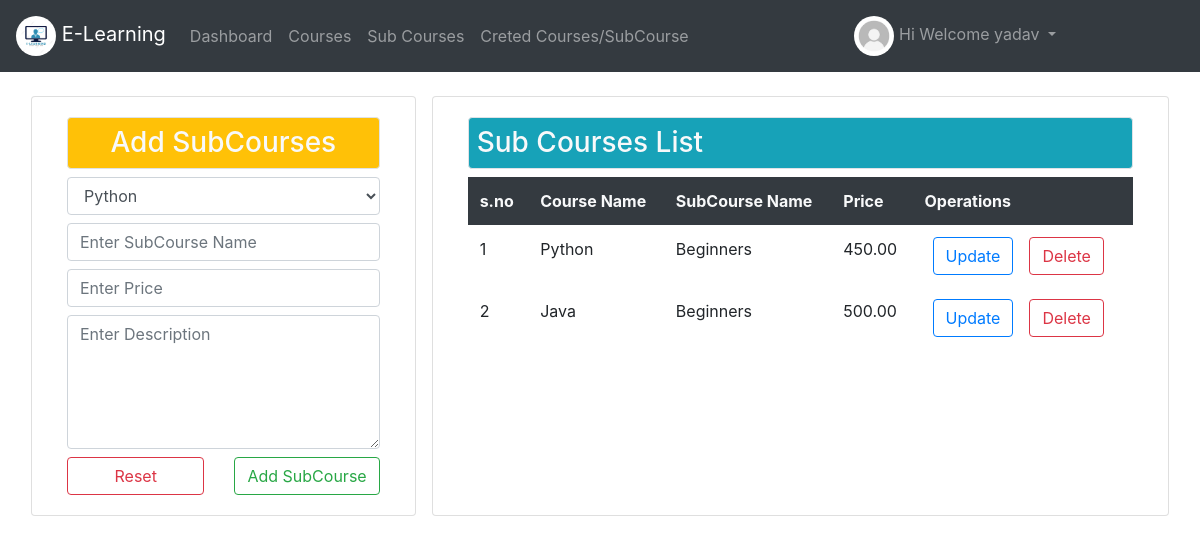
The page /suball/ (signed in) on the database its author committed.
### EApp/models.py (models this page shows)
class User(AbstractUser):
	mobile = models.CharField(max_length=10)
	pcimg = models.ImageField(upload_to="Profiles/",default="profile.jpeg")

class Courses(models.Model):
	coname = models.CharField(max_length=120)
	cimage = models.ImageField(upload_to="Courses/",default="courses.jpeg")
	usid = models.ForeignKey(User,on_delete=models.CASCADE)
	def __str__(self):
		return self.coname

class SubCourses(models.Model):
	sbconame = models.CharField(max_length=120)
	price = models.DecimalField(max_digits=8,decimal_places=2)
	desc = models.CharField(max_length=250)
	crid = models.ForeignKey(Courses,on_delete=models.CASCADE)

### EApp/views.py (the view)
# urls.py: path('suball/',views.suballcourse,name="sbal"),
@login_required
def suballcourse(request):
	se = list(Courses.objects.filter(usid_id = request.user.id))
	dr,h = {},0
	c = SubCourses.objects.all()
	for j in c:
		for i in se:
			if j.crid_id == i.id:
				dr[h] = i.coname,j.sbconame,j.price,j.desc,j.id
				h+=1
	if request.method == "POST":
		k = SubCourseForm(request.POST)
		if k.is_valid():
			t = k.save(commit=False)
			t.save()
			return redirect('/suball')
	k = SubCourseForm()
	return render(request,'html/suballcr.html',{'s':k,'z':dr.values(),'df':se})

### EApp/forms.py
class SubCourseForm(forms.ModelForm):
	class Meta:
		model = SubCourses
		fields = ["crid","sbconame","price","desc"]
		widgets = {
		"crid":forms.Select(attrs={
			"class":"form-control",
			}),
		"sbconame":forms.TextInput(attrs={
			"class":"form-control my-2",
			"placeholder":"Enter SubCourse Name",
			}),
		"price":forms.NumberInput(attrs={
			"class":"form-control my-2",
			"placeholder":"Enter Price",
			}),
		"desc":forms.Textarea(attrs={
			"class":"form-control my-2",
			"rows":5,
			"placeholder":"Enter Description"
			}),
		}

### EApp/templates/html/suballcr.html (shortened to what this page needs)
{% extends 'html/base.html' %}
{% block content %}
<div class="container-fluid mt-4">
	<div class="row mx-2">
		<div class="card col col-md-4 mx-2">
			<div class="card-body">
				<h3 class="bg-warning text-light text-center p-2 border rounded">Add SubCourses</h3>
				<form method="post">
					{% for j in s %}
					{% if forloop.counter == 1 %}
					<select name="crid" class="form-control my-2">
						{% for i in df %}
							<option value="{{i.id}}">{{i}}</option>
						{% endfor %}
					</select>
					{% elif forloop.counter >= 2 %}
						<div>{{j}}</div>
					{% endif %}
					{% endfor %}
					<div class="row">
						<div class="col">
							<input type="reset" name="Reset" class="btn btn-outline-danger form-control">
						</div>
						<div class="col">
							<input type="submit" value="Add SubCourse" class="btn btn-outline-success form-control">
						</div>
					</div>
				</form>
			</div>
		</div>
		<div class="card col col-md mx-2">
			<div class="card-body">
				<h3 class="bg-info text-light p-2 border rounded">Sub Courses List</h3>
				<table class="table table-borderless">
					<tr class="bg-dark text-light">
						<th>s.no</th>
						<th>Course Name</th>
						<th>SubCourse Name</th>
						<th>Price</th>
						<th>Operations</th>
					</tr>
					{% for j in z %}
					<tr>
						<td>{{forloop.counter}}</td>
						<td>{{j.0}}</td>
						<td>{{j.1}}</td>
						<td>{{j.2}}</td>
						<td>
							<a href="{% url 'sbup' j.4 %}" class="btn btn-outline-primary mx-2">Update</a><a href="{% url 'sbdl' j.4 %}" class="btn btn-outline-danger mx-2">Delete</a>
						</td>
					</tr>
					{% endfor %}
				</table>
			</div>
		</div>
	</div>
</div>
{% endblock %}

### EApp/templates/html/navbar.html (shortened to what this page needs)
{% load static %}
<nav class="navbar navbar-expand-md bg-dark navbar-dark">
  <a class="navbar-brand" href="{% url 'hm' %}">
    <img src="{% static 'images/logo.png' %}" class="rounded-circle" alt="Logo" style="width:40px;"> E-Learning
  </a>
  <div class="collapse navbar-collapse" id="collapsibleNavbar">
    <ul class="navbar-nav">
      {% if not user.is_authenticated %}
      <li class="nav-item">
        <a class="nav-link" href="{% url 'hm' %}">Home</a>
      </li>
      <li class="nav-item">
        <a class="nav-link" href="{% url 'abt' %}">About</a>
      </li>
      <li class="nav-item">
        <a class="nav-link" href="{% url 'cnt' %}">Contact</a>
      </li>
      <li class="nav-item">
        <a class="nav-link" href="{% url 'reg' %}">Registration</a>
      </li>
      <li class="nav-item">
        <a class="nav-link" href="{% url 'crl' %}">Creted Courses/SubCourse</a>
      </li>
      {% else %}
      <li class="nav-item">
        <a class="nav-link" href="{% url 'dsh' %}">Dashboard</a>
      </li>
      <li class="nav-item">
        <a class="nav-link" href="{% url 'crs' %}">Courses</a>
      </li>
      <li class="nav-item">
        <a class="nav-link" href="{% url 'sbal' %}">Sub Courses</a>
      </li>
      <li class="nav-item">
        <a class="nav-link" href="{% url 'crl' %}">Creted Courses/SubCourse</a>
      </li>
      {% endif %}
    </ul>
    <ul class="navbar-nav ml-auto" style="margin-right: 120px">
    {% if not user.is_authenticated %}
      <li class="nav-item">
        <a class="nav-link" href="{% url 'lg' %}">Login</a>
      </li>
    {% else %}
      <div class="dropdown">
      <a class="nav-link dropdown-toggle" data-toggle="dropdown">
      <img src="{{user.pcimg.url}}" width="40px" height="40px" class="rounded-circle"> Hi Welcome {{request.user.username}}
      </a>
      </div>
      {% endif %}
    </ul>
  </div>
</nav>

### rows shown on the page
User: pcimg (placeholder picture), user.username "yadav"
Courses: coname "Python"
SubCourses: sbconame "Beginners", price "450.00"
Courses: coname "Java"
SubCourses: sbconame "Beginners", price "500.00"

### other values the page prints
form field crid "Python"
